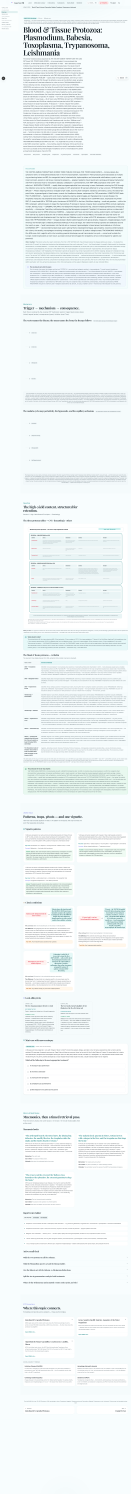
#> input picture docs/qa/m19/full-desktop-light.png, 1440 x 16428 px, found by its file name (shown at 1/11 size); its folder holds 2 pictures in this run
$ python m19-crops.py
#> lines starting #> are read from the running program, lines starting #| are printed output that depends on the picture
#!/usr/bin/env python3
from PIL import Image
import os, statistics
QA = "/home/z/my-project/kyp-usmle-notes/docs/qa/m19"
for theme in ["light", "dark"]:
    im = Image.open(f"{QA}/full-desktop-{theme}.png")
#> im is the input picture: PIL image 1440x16428 RGB; mean R, G, B 240.1, 245.7, 246.5
    box = (281, 5782, 281+1102, 5782+1109)
    crop = im.crop(box)
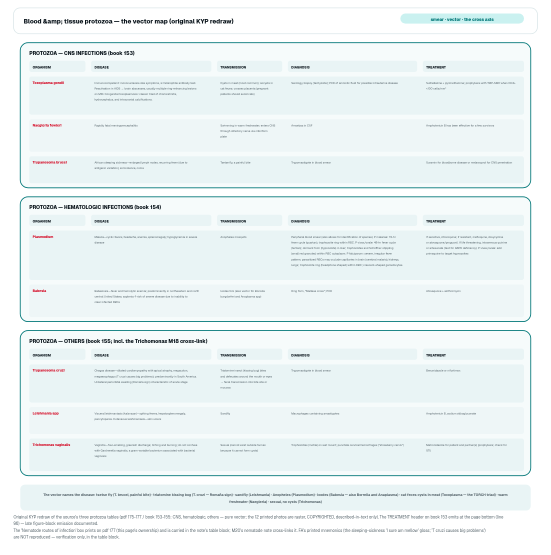
#> crop: PIL image 1102x1109 RGB (shown at 1/2 size); mean R, G, B 235.7, 243.6, 244.3
    out = f"{QA}/element-blood-tissue-protozoa-map-{theme}.png"
    crop.save(out)
    print(f"{out}: {crop.size[0]}x{crop.size[1]} stdev={statistics.pstdev(list(crop.convert('L').getdata())[::37]):.2f}")
#| /home/z/my-project/kyp-usmle-notes/docs/qa/m19/element-blood-tissue-protozoa-map-light.png: 1102x1109 stdev=25.39
#> pass 2 of the loop `for theme in ["light", "dark"]:`:
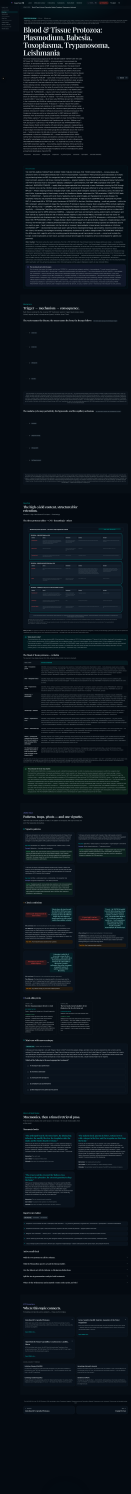
#> input picture docs/qa/m19/full-desktop-dark.png, 1440 x 16428 px, found by its file name (shown at 1/11 size)
#> im is the input picture: PIL image 1440x16428 RGB; mean R, G, B 12.7, 20.8, 28.1
#> `crop = im.crop(box)`:
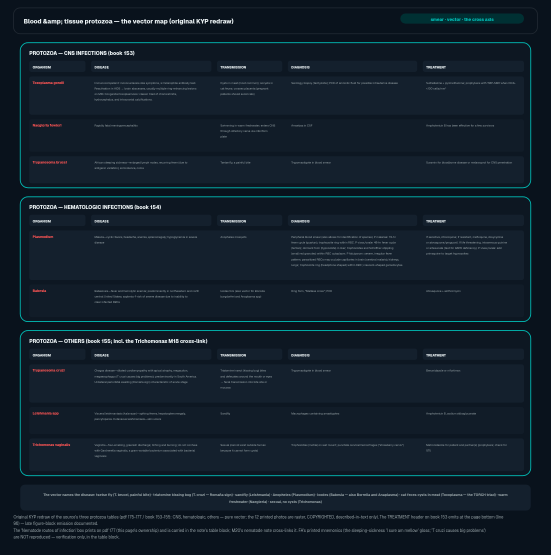
#> crop: PIL image 1102x1109 RGB (shown at 1/2 size); mean R, G, B 18.4, 31.1, 42.3
#| /home/z/my-project/kyp-usmle-notes/docs/qa/m19/element-blood-tissue-protozoa-map-dark.png: 1102x1109 stdev=21.69
print("DONE")
